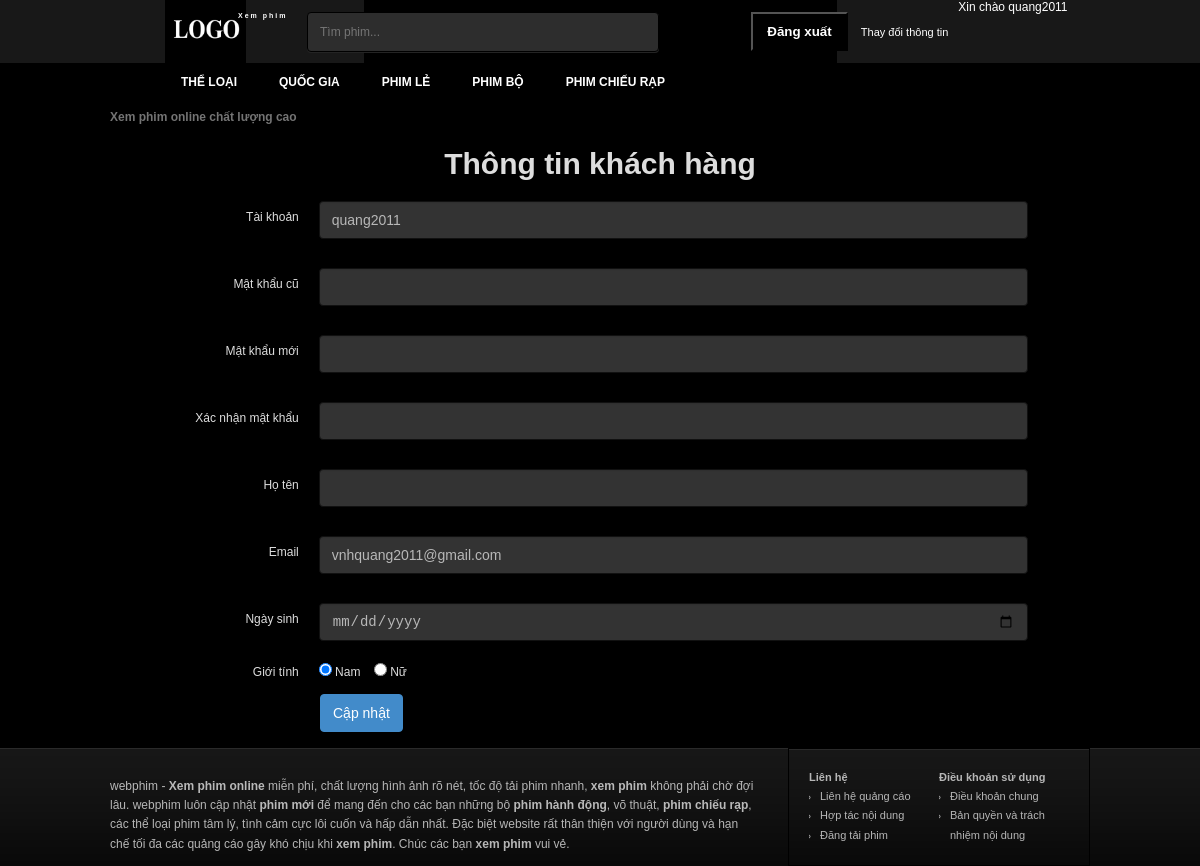
Page /webPHP/info_account.php (signed in) on the committed database.
### tables this page shows
CREATE TABLE IF NOT EXISTS `user` (
  `ID` int(5) NOT NULL AUTO_INCREMENT,
  `username` varchar(30) NOT NULL,
  `fullname` varchar(50) NOT NULL,
  `password` varchar(100) NOT NULL,
  `email` varchar(50) NOT NULL,
  `birthday` date NOT NULL,
  `sex` varchar(10) NOT NULL,
  `usertype` int(2) NOT NULL,
  PRIMARY KEY (`ID`),
  KEY `user_ibfk_1` (`usertype`)
);

### webPHP/info_account.php (the view, shortened to what this page needs)
<?php
  require_once("libs/db.php");
  $username = $_SESSION['username'];
  $query="SELECT * FROM user WHERE username= '$username'";
  $result=mysqli_query($link,$query);
  $info = mysqli_fetch_array($result);
  $received_name  = $info['username'];
  $received_sex = $info['sex'];
  $received_fullname = $info['fullname'];
  $received_email = $info['email'];
?>
<!DOCTYPE html>
<html lang="vi" itemscope="itemscope" itemtype="http://schema.org/WebPage">
<head>
  <link href="css/owl.carousel.css" type="text/css" rel="stylesheet">
  <link href="css/style-info_account.css" type="text/css" rel="stylesheet">
  <link href="css/style.min.css" type="text/css" rel="stylesheet">
</head>
  <body style="position: relative;">
    <div id="wrapper">
      <?php
        include('header.php');
      ?>
      <div id="body-wrap" class="container">
      </div>
      <h3 style="margin-bottom: 20px; font-size:30px;text-align:center; ">Thông tin khách hàng</h3>
      <div class="form-update">
        <form method="post" id="form-update" name="form-update" class="form-horizontal" action="" role="form">
          <div class="form-group">
            <label class="col-lg-3 control-label">Tài khoản</label>
            <div class="col-lg-7">
              <input type="text" class="form-control" name="username" id="update-username" value="<?php echo htmlentities($received_name); ?>">
            </div>
          </div>
          <div class="form-group">
            <label class="col-lg-3 control-label">Mật khẩu cũ</label>
            <div class="col-lg-7">
              <input type="password" class="form-control" name="password" id="password" value="">
            </div>
          </div>
          <div class="form-group">
            <label class="col-lg-3 control-label">Mật khẩu mới</label>
            <div class="col-lg-7">
              <input type="password" class="form-control" name="password1" id="password1" value="">
            </div>
          </div>
          <div class="form-group">
            <label class="col-lg-3 control-label">Xác nhận mật khẩu</label>
            <div class="col-lg-7">
              <input type="password" class="form-control" name="password2" id="password2" value="">
            </div>
          </div>
            <div class="form-group">
              <label class="col-lg-3 control-label">Họ tên</label>
              <div class="col-lg-7">
                <input type="text" class="form-control" name="fullname" id="update-fullname" value="<?php echo htmlentities($received_fullname); ?>">
              </div>
            </div>
            <div class="form-group">
                <label class="col-lg-3 control-label">Email</label>
                <div class="col-lg-7"><input type="email" class="form-control" name="email" id="update-email" value="<?php echo htmlentities($received_email); ?>">
                </div>
            </div>
            <div class="form-group">
                <label class="col-lg-3 control-label">Ngày sinh</label>
                <div class="col-lg-7">
                  <input type="date" class="form-control" name="birthday" id="birthday"
                  value="<?php echo $birthday; ?>">
                </div>
            </div>
            <div class="form-group">
              <label class="col-lg-3 control-label">Giới tính</label>
              <div class="col-lg-7">
                <label class="checkbox-inline">
                  <input type="radio" name="gender" id="update-gender-male" value="male"
                  <?php echo ($received_sex=='male')?'checked':'' ?>> Nam</label>
                  <label class="checkbox-inline">
                  <input type="radio" name="gender" id="update-gender-female" value="female"
                  <?php echo ($received_sex=='female')?'checked':'' ?>> Nữ
                  </label>
              </div>
            </div>
            <div class="col-offset-3 col-lg-10">
              <button type="submit" class="btn btn-primary" id="button_update" name="button_update">Cập nhật</button>
            </div>
          </form>
      </div>
      <?php
      include('footer.php');
      ?>
  </body>
</html>

### webPHP/header.php (shortened to what this page needs)
<div id="header">
  <div class="container">
    <h1 id="logo"><a href="index.php" title="Xem Phim">Xem phim</a></h1>
    <div id="search">
      <form method="post" action="?mod=search">
        <input type="text" autocomplete="off" name="kw" placeholder="Tìm phim..." class="keyword">
        <button type="submit" class="submit"></button>
      </form>
    </div>
    <div id="sign">
<?php if(empty($_SESSION["username"])){?>
  <div class="login"><a rel="nofollow" id="log">Đăng nhập</a>
      <div class="login-form" id="login-form" style="display: none;">
        <form method="post" action="login.php">
          <div>
            <input type="text" placeholder="Tên đăng nhập" class="input username" name="username">
          </div>
          <div>
            <input type="password" placeholder="Mật khẩu" class="input password" name="password">
          </div>
          <div>
            <label class="remember">
              <input type="checkbox" checked="checked" class="checkbox" name="remember"> Remember
            </label>
          <button type="submit" class="submit" name="btn_login">Đăng nhập</button>
          </div>
        </form>
      </div>
  </div>
  <div class="links"><a rel="nofollow" href="register.php">Đăng ký thành viên</a></div>
<?php } else {?>
  <form method="post" action="">
      <button id="logout" name="log_out">Đăng xuất</button>
      <a rel="nofollow" href="info_account.php">Thay đổi thông tin</a></div>
      <span type="text" style="margin-top:10px">&nbsp&nbsp Xin chào <?php echo $_SESSION["username"]?>
<?php } ?>
</div>
</div>
</div>
<div id="nav">
  <ul class="container menu">
    <li class="home"><a href="index.php" title=""></a></li>
    <?php
      $sql = 'select * from `nav-menu`';
      $query = mysqli_query($link,$sql);
      while($r=mysqli_fetch_assoc($query)){
    ?>
      <li class=""><a><?php echo $r['name']; ?></a>
      </li>
    <?php
      }
    ?>
  </ul>
</div>
<div id="nav2">
  <div class="container">
    <h2 class="title">Xem phim online chất lượng cao</h2></div>
</div>

### webPHP/info_account.php (style rules this page uses)
.checkbox-inline { padding: 7px 0px 0px !important; }
.form-control { background-color: #333 !important; border: 1px solid #111 !important; color: #b8b8b8 !important; }
.col-lg-3, .col-lg-7, .col-lg-10 { position: relative; min-height: 1px; padding-left: 10px; padding-right: 10px; }
.form-control { -webkit-box-sizing: border-box; -moz-box-sizing: border-box; box-sizing: border-box; }
@media (min-width: 992px) { .col-lg-3, .col-lg-7, .col-lg-10 { float: left; } }
@media (min-width: 992px) { .col-lg-3 { width: 25%; } }
@media (min-width: 992px) { .col-lg-7 { width: 58.333333333333336%; } }
@media (min-width: 992px) { .col-lg-10 { width: 30%; } }
@media (min-width: 992px) { .col-offset-3 { margin-left: 25%; } }
.form-control { display: block; width: 100%; height: 38px; padding: 8px 12px; font-size: 14px; line-height: 1.428571429; color: #555555; vertical-align: middle; background-color: #ffffff; border: 1px solid #cccccc; border-radius: 4px; -webkit-box-shadow: inset 0 1px 1px rgba(0, 0, 0, 0.075); box-shadow: inset 0 1px 1px rgba(0, 0, 0, 0.075); -webkit-transition: border-color ease-in-out 0.15s, box-shadow ease-in-out 0.15s; transition: border-color ease-in-out 0.15s, box-shadow ease-in-out 0.15s; }
.form-group { margin-bottom: 15px; }
.radio-inline, .checkbox-inline { display: inline-block; padding-left: 20px; margin-bottom: 0; font-weight: normal; vertical-align: middle; cursor: pointer; }
.radio-inline + .radio-inline, .checkbox-inline + .checkbox-inline { margin-top: 0; margin-left: 10px; }
.btn { display: inline-block; padding: 8px 12px; margin-bottom: 0; font-size: 14px; font-weight: 500; line-height: 1.428571429; text-align: center; white-space: nowrap; vertical-align: middle; cursor: pointer; border: 1px solid transparent; border-radius: 4px; margin-left: 10px; }
.btn-primary { color: #ffffff; background-color: #428bca; border-color: #428bca; }
.form-horizontal .control-label { padding-top: 9px; }
.form-horizontal .form-group:before, .form-horizontal .form-group:after { display: table; content: " "; }
.form-horizontal .form-group:after { clear: both; }
@media (min-width: 768px) { .form-horizontal .form-group { margin-left: -15px; } }
@media (min-width: 768px) { .form-horizontal .control-label { text-align: right; } }

### webPHP/header.php (style rules this page uses)
#logout { background-position: 0 -41px; background-repeat: no-repeat; cursor: pointer; display: inline-block; font-weight: 700; height: 39px; line-height: 30px; text-align: center; width: 97px; background: black; color: #fff; margin-right: 10px; }

### rows in the picture
nav-menu: name "THỂ LOẠI"
nav-menu: name "QUỐC GIA"
nav-menu: name "PHIM LẺ"
nav-menu: name "PHIM BỘ"
nav-menu: name "PHIM CHIẾU RẠP"
user: username "quang2011", email "vnhquang2011@gmail.com", sex "☑ Nam", sex "☐ Nữ"

### other values in the picture
$_SESSION["username"] "quang2011"
